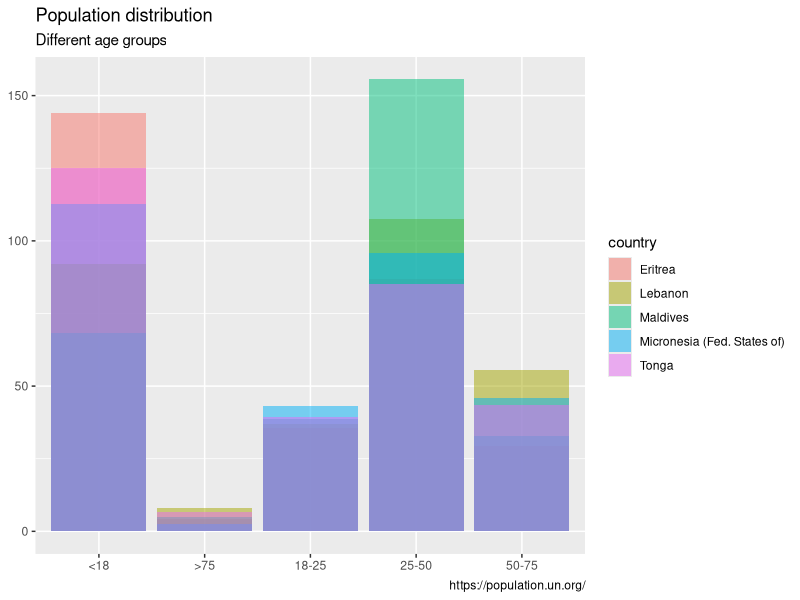

Reproduce this figure in R.
## ---- chunk 1
knitr::opts_chunk$set(echo = TRUE)
## ---- chunk 2
library(readxl)
library(ggplot2)
library(dplyr)
library(scales)
library(tidyr)
setwd(getwd())

df_pop <- read_xlsx("Data/population.xlsx", skip = 1, trim_ws = TRUE, na = "NA")

df_pop <- gather(df_pop, key = "age_group", value = "pop", -country, -year)

# main source - https://population.un.org/
## ---- chunk 3

ggplot(filter(df_pop, year == 2019),
       aes(x = age_group, y = as.numeric(pop), fill = country)) +
  geom_bar(
    data = filter(df_pop, country == "Eritrea"),
    stat = "identity",
    alpha = 0.5
  ) + geom_bar(
    data = filter(df_pop, country == "Lebanon"),
    stat = "identity",
    alpha = 0.5
  ) + geom_bar(
    data = filter(df_pop, country == "Maldives"),
    stat = "identity",
    alpha = 0.5
  ) + geom_bar(
    data = filter(df_pop, country == "Micronesia (Fed. States of)"),
    stat = "identity",
    alpha = 0.5
  ) +
  geom_bar(
    data = filter(df_pop, country == "Tonga"),
    stat = "identity",
    alpha = 0.5
  ) +
  labs(
    title = "Population distribution",
    subtitle = "Different age groups",
    caption = "https://population.un.org/",
    parse = TRUE
  ) +
  xlab(NULL) + ylab(NULL) + scale_y_continuous(labels = comma)
